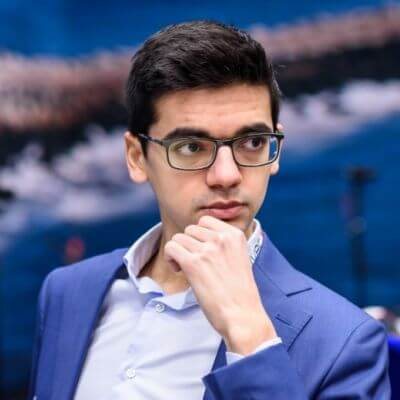
#> input picture test/giri.jpg, 400 x 400 px
$ jupyter execute --allow-errors gm_identifier_final.ipynb   (shell and % lines are left out)
#> lines starting #> are read from the running program, lines starting #| are printed output that depends on the picture
[cell 1]
import numpy as np
import cv2
import matplotlib
from matplotlib import pyplot as plt

[cell 2]
img = cv2.imread('./test/giri.jpg')
#> img is the input picture: shape (400, 400, 3); mean B, G, R 136.5, 102.5, 94.1
img.shape
#> Out = (400, 400, 3)

[cell 3]
plt.imshow(img)

[cell 4]
gray = cv2.cvtColor(img, cv2.COLOR_BGR2GRAY)
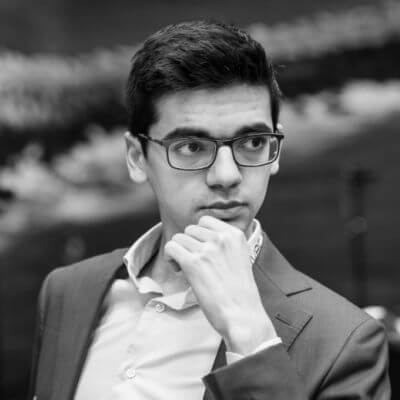
#> gray: shape (400, 400); min 0, max 254, mean 103.8
gray.shape
#> Out = (400, 400)

[cell 5]
gray

[cell 6]
plt.imshow(gray, cmap='gray')

[cell 7]
face_cascade = cv2.CascadeClassifier('./opencv/haarcascades/haarcascade_frontalface_default.xml')
eye_cascade = cv2.CascadeClassifier('./opencv/haarcascades/haarcascade_eye.xml')

faces = face_cascade.detectMultiScale(gray, 1.3, 5)
#> faces = [[141, 80, 163, 163]]
faces
#> Out = [[141, 80, 163, 163]]

[cell 8]
(x,y,w,h) = faces[0]
#> x = 141; y = 80; w = 163; h = 163
x,y,w,h
#> Out = (141, 80, 163, 163)

[cell 9]
face_img = cv2.rectangle(img,(x,y),(x+w,y+h),(255,0,0),2)
plt.imshow(face_img)

[cell 10]
cv2.destroyAllWindows()
for (x,y,w,h) in faces:
    face_img = cv2.rectangle(img,(x,y),(x+w,y+h),(255,0,0),2)
    roi_gray = gray[y:y+h, x:x+w]
    roi_color = face_img[y:y+h, x:x+w]
    eyes = eye_cascade.detectMultiScale(roi_gray)
    for (ex,ey,ew,eh) in eyes:
        cv2.rectangle(roi_color,(ex,ey),(ex+ew,ey+eh),(0,255,0),2)
#> this loop made 1 pass
#> (x, y, w, h, eyes) on pass 1: (141, 80, 163, 163, [[97, 47, 30, 30], [30, 48, 37, 37]])
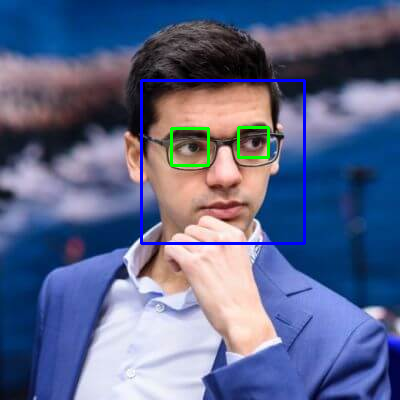
#> img: shape (400, 400, 3); mean B, G, R 137.8, 102.1, 92.4
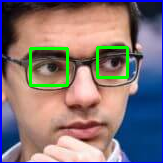
#> roi_color: shape (163, 163, 3); mean B, G, R 119.9, 116.8, 131.4


plt.figure()
plt.imshow(face_img, cmap='gray')
plt.show()

[cell 11]
plt.imshow(roi_color, cmap='gray')

[cell 12]
cropped_img = np.array(roi_color)
cropped_img.shape
#> Out = (163, 163, 3)

[cell 13]
import numpy as np
import pywt
import cv2

def w2d(img, mode='haar', level=1):
#> called with mode = 'db1', level = 5
    imArray = img
    #Datatype conversions
    #convert to grayscale
    imArray = cv2.cvtColor( imArray,cv2.COLOR_RGB2GRAY )
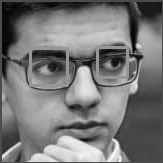
#> imArray: shape (163, 163); min 0, max 253, mean 119.4
    #convert to float
    imArray =  np.float32(imArray)
    imArray /= 255;
    # compute coefficients
    coeffs=pywt.wavedec2(imArray, mode, level=level)
#> coeffs = 6 items

    #Process Coefficients
    coeffs_H=list(coeffs)
#> coeffs_H = 6 items
    coeffs_H[0] *= 0;

    # reconstruction
    imArray_H=pywt.waverec2(coeffs_H, mode);
    imArray_H *= 255;
    imArray_H =  np.uint8(imArray_H)

    return imArray_H

[cell 14]
im_har = w2d(cropped_img,'db1',5)
plt.imshow(im_har, cmap='gray')

[cell 15]
def get_cropped_image_if_2_eyes(image_path):
    img = cv2.imread(image_path)
    gray = cv2.cvtColor(img, cv2.COLOR_BGR2GRAY)
    faces = face_cascade.detectMultiScale(gray, 1.3, 5)
    for (x,y,w,h) in faces:
        roi_gray = gray[y:y+h, x:x+w]
        roi_color = img[y:y+h, x:x+w]
        eyes = eye_cascade.detectMultiScale(roi_gray)
        if len(eyes) >= 2:
            return roi_color

[cell 16]
original_image = cv2.imread('./test/anishg.png')
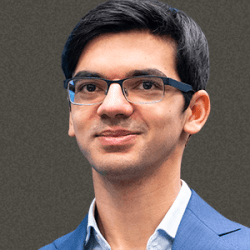
#> input picture test/anishg.png, 250 x 250 px
#> original_image is the input picture: shape (250, 250, 3); mean B, G, R 94, 99.1, 115
plt.imshow(original_image)

[cell 17]
cropped_image = get_cropped_image_if_2_eyes('./test/anishg.png')
#> in get_cropped_image_if_2_eyes, `gray = cv2.cvtColor(img, cv2.COLOR_BGR2GRAY)`:
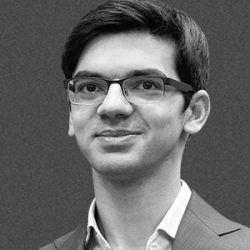
#> gray: shape (250, 250); min 3, max 253, mean 103.3
#> in get_cropped_image_if_2_eyes, `faces = face_cascade.detectMultiScale(gray, 1.3, 5)`: faces = [[48, 31, 141, 141]]
#> the loop in get_cropped_image_if_2_eyes, `for (x,y,w,h) in faces:` made 1 pass
#> (x, y, w, h, eyes) on pass 1: (48, 31, 141, 141, [[85, 42, 26, 26], [28, 44, 28, 28]])
#> pass 1, in get_cropped_image_if_2_eyes, `roi_gray = gray[y:y+h, x:x+w]`:
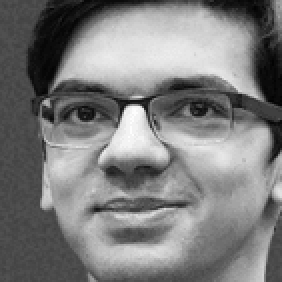
#> roi_gray: shape (141, 141) (shown 2 times larger); min 3, max 253, mean 125
#> pass 1, in get_cropped_image_if_2_eyes, `roi_color = img[y:y+h, x:x+w]`:
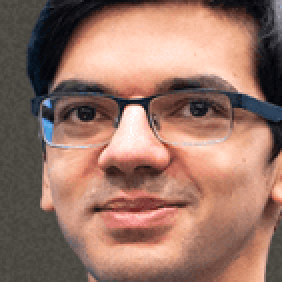
#> roi_color: shape (141, 141, 3) (shown 2 times larger); mean B, G, R 102.4, 115.7, 151.8
plt.imshow(cropped_image)

[cell 18]
path_to_data = "./dataset/"
path_to_cr_data = "./dataset/cropped/"

[cell 19]
import os
img_dirs = []
for entry in os.scandir(path_to_data):
    if entry.is_dir():
        img_dirs.append(entry.path)

[cell 20]
img_dirs

[cell 21]
import shutil
if os.path.exists(path_to_cr_data):
     shutil.rmtree(path_to_cr_data)
os.mkdir(path_to_cr_data)

[cell 22]
cropped_image_dirs = []
celebrity_file_names_dict = {}
for img_dir in img_dirs:
    count = 1
    celebrity_name = img_dir.split('/')[-1]
    celebrity_file_names_dict[celebrity_name] = []
    for entry in os.scandir(img_dir):
        roi_color = get_cropped_image_if_2_eyes(entry.path)
#> call 2 of get_cropped_image_if_2_eyes, with image_path = './dataset/GmAnish/AG (10).jpg'
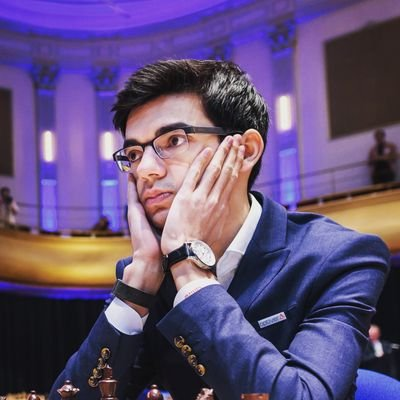
#> input picture dataset/GmAnish/AG (10).jpg, 400 x 400 px
#> in get_cropped_image_if_2_eyes, img is the input picture: shape (400, 400, 3); mean B, G, R 120.2, 81.2, 99.5
#> in get_cropped_image_if_2_eyes (call 2), `gray = cv2.cvtColor(img, cv2.COLOR_BGR2GRAY)`:
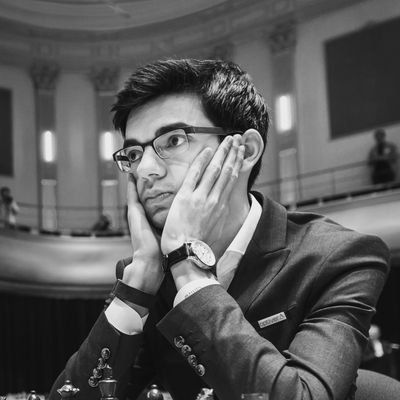
#> gray: shape (400, 400); min 1, max 255, mean 91.1
#> in get_cropped_image_if_2_eyes (call 2), `faces = face_cascade.detectMultiScale(gray, 1.3, 5)`: faces = ()
        if roi_color is not None:
            cropped_folder = path_to_cr_data + celebrity_name
            if not os.path.exists(cropped_folder):
                os.makedirs(cropped_folder)
                cropped_image_dirs.append(cropped_folder)
                print("Generating cropped images in folder: ",cropped_folder)
            cropped_file_name = celebrity_name + str(count) + ".png"
            cropped_file_path = cropped_folder + "/" + cropped_file_name
            cv2.imwrite(cropped_file_path, roi_color)
            celebrity_file_names_dict[celebrity_name].append(cropped_file_path)
            count += 1

[cell 23]
celebrity_file_names_dict = {}
for img_dir in cropped_image_dirs:
    celebrity_name = img_dir.split('/')[-1]
    file_list = []
    for entry in os.scandir(img_dir):
        file_list.append(entry.path)
    celebrity_file_names_dict[celebrity_name] = file_list
celebrity_file_names_dict

[cell 24]
class_dict = {}
count = 0
for celebrity_name in celebrity_file_names_dict.keys():
    class_dict[celebrity_name] = count
    count = count + 1
#> this loop made 0 passes
#> after the loop, class_dict = 0 items; count = 0
class_dict
